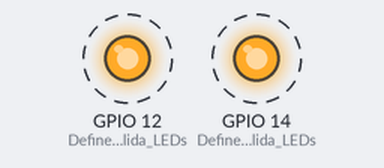
Simulated run of this sketch. Board: ESP32. Shown: output pins drawn as LEDs (lit = HIGH). Dashed ring = blinking. What the sketch prints to the serial monitor is not drawn.

Above: at 0.05 s.
Timing chart, 0 to 4.6 s (numbered marks = the images above):
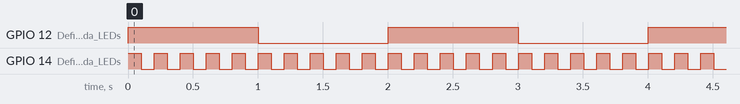

The sketch:

ejemplo_2.ino
```cpp
TaskHandle_t Tarea0;
TaskHandle_t Tarea1;

void setup() {
  Serial.begin(115200);
  xTaskCreatePinnedToCore(loop0, "Tarea_0", 5000, NULL, 1, &Tarea0, 0); // Core 0
  xTaskCreatePinnedToCore(loop1, "Tarea_1", 5000, NULL, 1, &Tarea1, 1); // Core 1
  pinMode(12, OUTPUT); // Define Salida LEDs
  pinMode(14, OUTPUT); // Define Salida LEDs
}

void loop0(void *parameter) {  // Tarea0 parpadeo LED 0.1 segundos
  while (1) {
    digitalWrite(14, HIGH);
    Serial.println("\t\t\tproceso en core #: " + String(xPortGetCoreID()));
    delay(100);
    digitalWrite(14, LOW);
    Serial.println("\t\t\tproceso en core #: " + String(xPortGetCoreID()));
    delay(100);
  }
}

void loop1(void *parameter) {  // Tarea1 parpadeo LED 1 Segundo
  while (1) {
    digitalWrite(12, HIGH);
    Serial.println("proceso en core #: " + String(xPortGetCoreID()));
    delay(1000);
    digitalWrite(12, LOW);
    Serial.println("proceso en core #: " + String(xPortGetCoreID()));
    delay(1000);
  }
}

void loop() {
  // El loop principal está vacío ya que estamos usando RTOS y las tareas se ejecutan en paralelo.
}
```

Measured:
- by itself, GPIO 12 (Define_Salida_LEDs): alternates HIGH for 1.0 s and LOW for 1.0 s
- by itself, GPIO 14 (Define_Salida_LEDs): alternates HIGH for 0.10 s and LOW for 0.10 s
